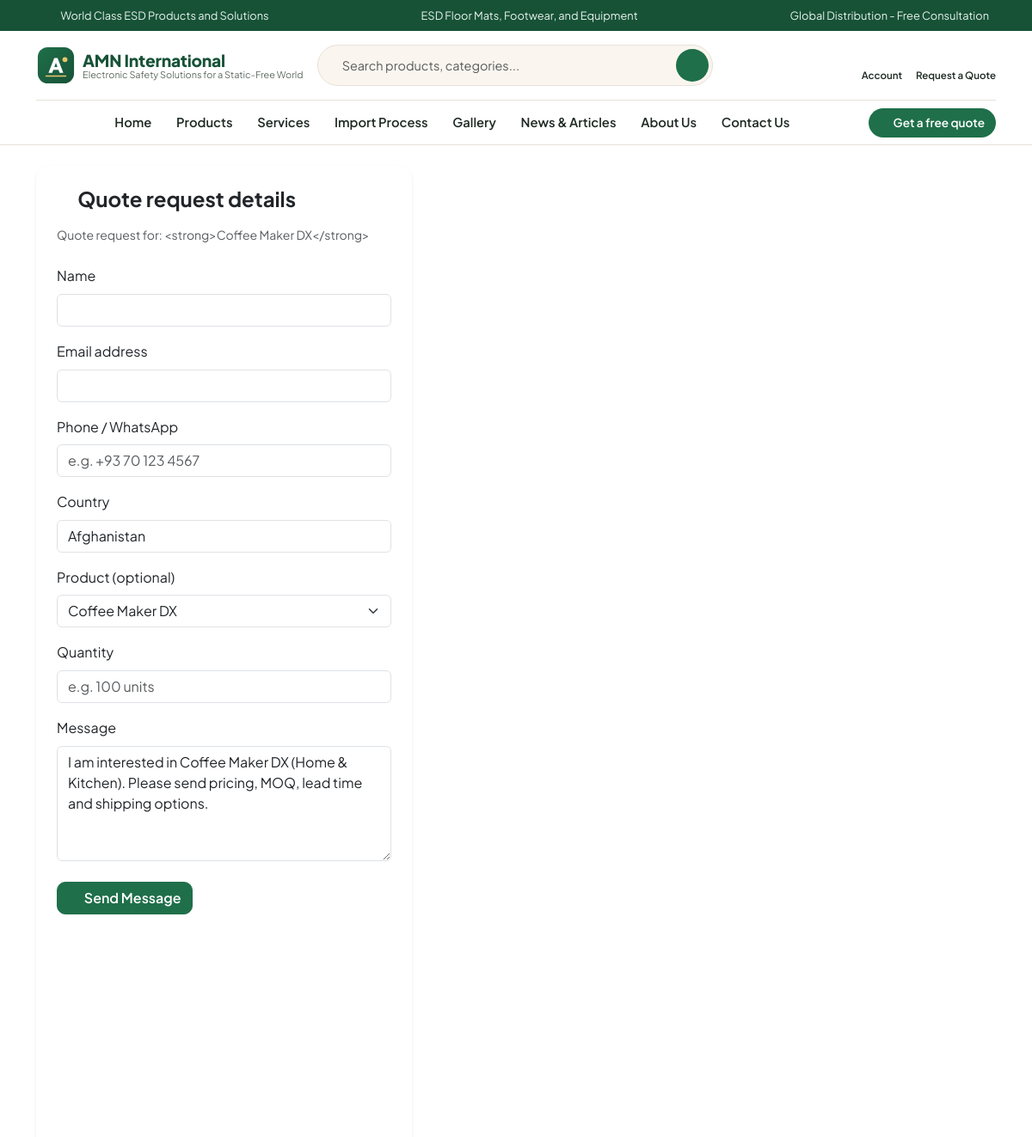
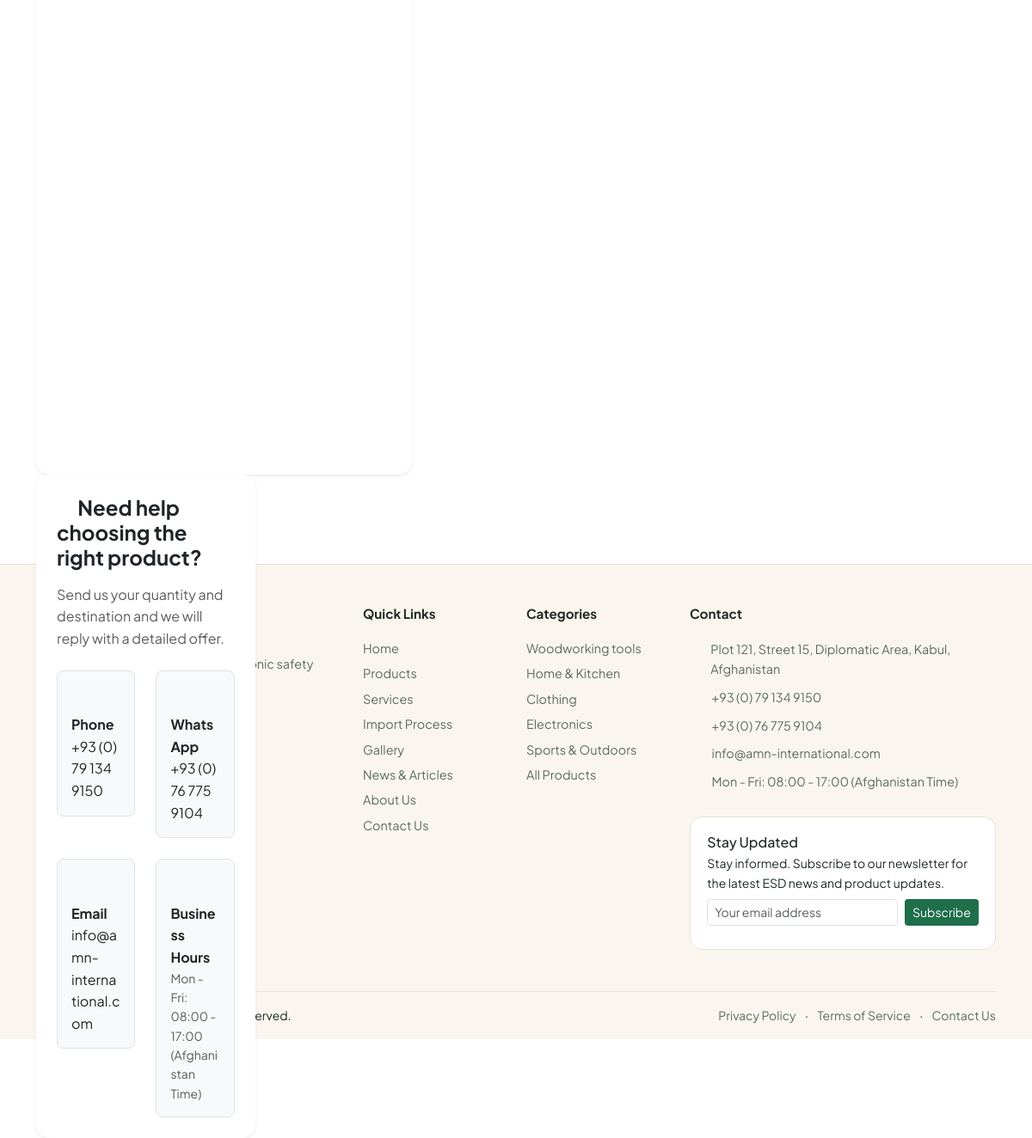
The app's page /quote?product=coffee-maker-dx with its own data (2 pictures, top to bottom).
### tables this page shows
CREATE TABLE `products` (
  `id` int(10) UNSIGNED NOT NULL,
  `category_id` int(10) UNSIGNED NOT NULL,
  `name` varchar(150) NOT NULL,
  `slug` varchar(150) NOT NULL,
  `description` text NOT NULL,
  `country_of_origin` varchar(100) DEFAULT NULL,
  `short_description` varchar(500) NOT NULL,
  `price_usd` decimal(12,2) DEFAULT NULL,
  `featured_image` varchar(255) DEFAULT NULL,
  `stock` int(11) NOT NULL DEFAULT 0,
  `availability_status` enum('in_stock','out_of_stock','made_to_order','unavailable') NOT NULL DEFAULT 'in_stock',
  `is_active` tinyint(1) NOT NULL DEFAULT 1,
  `is_featured` tinyint(1) NOT NULL DEFAULT 0,
  `is_new` tinyint(1) NOT NULL DEFAULT 0,
  `is_popular` tinyint(1) NOT NULL DEFAULT 0,
  `is_price_published` tinyint(1) NOT NULL DEFAULT 1,
  `seo_title` varchar(200) DEFAULT NULL,
  `seo_description` varchar(300) DEFAULT NULL,
  `created_at` datetime NOT NULL,
  `updated_at` datetime NOT NULL
);

CREATE TABLE `categories` (
  `id` int(10) UNSIGNED NOT NULL,
  `name` varchar(150) NOT NULL,
  `slug` varchar(150) NOT NULL,
  `description` text DEFAULT NULL,
  `image` varchar(255) DEFAULT NULL,
  `is_active` tinyint(1) NOT NULL DEFAULT 1,
  `sort_order` int(11) NOT NULL DEFAULT 0,
  `created_at` datetime NOT NULL,
  `updated_at` datetime NOT NULL
);

### app/Views/quote/index.php (the view, shortened to what the rows shown need)
<div class="section pt-4">
    <div class="container">
        <div class="row g-5">
            <div class="col-lg-5">
                <div class="card border-0 shadow-sm h-100 p-4 rounded-4">
                    <h2 class="h4 fw-bold mb-3"><?= icon('quote', 20) ?> <?= __('quote.form_title') ?></h2>
                    <p class="text-muted small mb-4"><?= e($product ? __('quote.for_product') . ': <strong>' . $product['name'] . '</strong>' : '') ?></p>
                    <form id="quote-form" action="<?= e(url('quote')) ?>" method="post" novalidate>
                        <div class="mb-3">
                            <label class="form-label"><?= __('fields.name') ?></label>
                            <input type="text" name="name" class="form-control" required maxlength="120">
                        </div>
                        <div class="mb-3">
                            <label class="form-label"><?= __('fields.email') ?></label>
                            <input type="email" name="email" class="form-control" required maxlength="190">
                        </div>
                        <div class="mb-3">
                            <label class="form-label"><?= __('fields.phone') ?></label>
                            <input type="tel" name="phone" class="form-control" placeholder="e.g. +93 70 123 4567" required maxlength="40">
                        </div>
                        <div class="mb-3">
                            <label class="form-label"><?= __('fields.country') ?></label>
                            <input type="text" name="country" class="form-control" value="Afghanistan" maxlength="80">
                        </div>
                        <div class="mb-3">
                            <label class="form-label"><?= __('quote.product_label') ?></label>
                            <select class="form-select" name="product_id">
                                <?php foreach ($products as $p): ?>
                                    <option value="<?= (int)$p['id'] ?>" <?= ($product && $p['id'] == $product['id'] ? 'selected' : '') ?>><?= e($p['name']) ?></option>
                                <?php endforeach; ?>
                            </select>
                        </div>
                        <div class="mb-3">
                            <label class="form-label"><?= __('fields.quantity') ?></label>
                            <input type="text" name="quantity" class="form-control" placeholder="e.g. 100 units" maxlength="60">
                        </div>
                        <div class="mb-4">
                            <label class="form-label"><?= __('fields.message') ?></label>
                            <textarea name="message" class="form-control" rows="5" required minlength="10" maxlength="4000"><?= $product ? 'I am interested in ' . $product['name'] . ' (' . $product['category_name'] . '). Please send pricing, MOQ, lead time and shipping options.' : '' ?></textarea>
                        </div>
                        <button class="btn btn-primary" type="submit"><?= icon('paper-plane', 16) ?> <?= __('common.send_message') ?></button>
                    </form>
                </div>
            <div class="col-lg-7">
                <div class="card border-0 shadow-sm p-4 rounded-4">
                    <h2 class="h4 fw-bold mb-3"><?= icon('headset', 20) ?> <?= __('common.need_help') ?></h2>
                    <p class="text-muted mb-4"><?= e(__('products.inquiry_text')) ?></p>
                    <div class="row g-4">
                        <div class="col-6">
                            <div class="border rounded-3 p-3 bg-light">
                                <div class="mb-2"><?= icon('phone', 20) ?></div>
                                <div class="fw-bold"><?= __('contact.phone') ?></div>
                                <a class="text-decoration-none text-reset" href="tel:<?= e(preg_replace('/[^0-9+]/', '', setting('phone'))) ?>"><?= e(setting('phone')) ?></a>
                            </div>
                        </div>
                        <div class="col-6">
                            <div class="border rounded-3 p-3 bg-light">
                                <div class="mb-2"><?= icon('whatsapp', 20) ?></div>
                                <div class="fw-bold"><?= __('contact.whatsapp') ?></div>
                                <a class="text-decoration-none text-reset" href="<?= e(setting('whatsapp_link')) ?>" target="_blank" rel="noopener"><?= e(setting('whatsapp')) ?></a>
                            </div>
                        </div>
                        <div class="col-6">
                            <div class="border rounded-3 p-3 bg-light">
                                <div class="mb-2"><?= icon('mail', 20) ?></div>
                                <div class="fw-bold"><?= __('contact.email') ?></div>
                                <a class="text-decoration-none text-reset" href="mailto:<?= e(setting('email')) ?>"><?= e(setting('email')) ?></a>
                            </div>
                        </div>
                        <div class="col-6">
                            <div class="border rounded-3 p-3 bg-light">
                                <div class="mb-2"><?= icon('clock', 20) ?></div>
                                <div class="fw-bold"><?= __('contact.hours') ?></div>
                                <div class="small text-muted"><?= e(setting('working_hours')) ?></div>
                            </div>
                        </div>
                    </div>
                </div>
            </div>
        </div>
    </div>
</div>

### app/Core/Router.php (shortened to what the rows shown need)
<?php
class Router
{
    private array $routes = [];
    public function add(string $method, string $pattern, array $handler): void
    {
        $regex = '#^' . preg_replace('#\{([a-zA-Z_]+)\}#', '(?P<$1>[^/]+)', trim($pattern, '/')) . '$#u';
        $this->routes[] = [
            'method'  => strtoupper($method),
            'pattern' => trim($pattern, '/'),
            'regex'   => $regex,
            'handler' => $handler,
        ];
    }
    public function dispatch(string $method, string $path): void
    {
        $path = trim(rawurldecode($path), '/');
        foreach ($this->routes as $route) {
            if (!preg_match($route['regex'], $path, $matches)) {
                continue;
            }
            $params = array_filter($matches, 'is_string', ARRAY_FILTER_USE_KEY);
            [$class, $action] = $route['handler'];
            $controller = new $class();
            $controller->$action(...array_values($params));
            return;
        }
    }
}

### app/Views/layouts/site.php (shortened to what the rows shown need)
<?php
$announcement = array_values(array_filter([
    setting('announcement_1', __('announcement.1')),
    setting('announcement_2', __('announcement.2')),
    setting('announcement_3', __('announcement.3')),
]));
?>
<!DOCTYPE html>
<html lang="<?= e(setting('site_language', 'en')) ?>">
<head>
    <link rel="stylesheet" href="https://cdn.jsdelivr.net/npm/bootstrap@5.3.2/dist/css/bootstrap.min.css">
    <link rel="stylesheet" href="<?= e(asset('css/site.css')) ?>">
</head>
<body class="d-flex flex-column min-vh-100">
<?php if ($announcement): ?>
<div class="announcement-bar">
    <div class="container d-flex flex-wrap justify-content-center justify-content-md-between align-items-center gap-2 py-1">
        <?php foreach ($announcement as $item): ?>
            <span class="announcement-item"><?= icon('check', 14) ?> <?= e($item) ?></span>
        <?php endforeach; ?>
    </div>
</div>
<?php endif; ?>
<header class="site-header sticky-top">
    <div class="container">
        <div class="header-main d-flex align-items-center gap-3 py-3">
            <a class="brand d-flex align-items-center gap-2 text-decoration-none" href="<?= e(url('/')) ?>">
                <img src="<?= e(upload_url(setting('company_logo', 'assets/images/logo.svg'))) ?>" alt="<?= e(setting('company_name')) ?> logo" class="brand-logo" width="46" height="46" onerror="this.src='<?= e(asset('images/logo.svg')) ?>'">
                <span class="brand-text">
                    <span class="brand-name"><?= e(setting('company_name')) ?></span>
                    <span class="brand-slogan"><?= e(setting('company_slogan')) ?></span>
                </span>
            </a>
            <form class="header-search d-none d-md-flex" action="<?= e(url('products')) ?>" method="get" role="search">
                <input id="header-search-input" type="search" name="q" class="form-control" placeholder="<?= e(__('common.search_products')) ?>" value="<?= e($_GET['q'] ?? '') ?>">
                <button class="btn btn-search" type="submit" aria-label="<?= e(__('common.search')) ?>"><?= icon('search', 18) ?></button>
            </form>
            <div class="header-actions d-flex align-items-center gap-3 ms-md-auto">
                <a class="header-action" href="<?= e(url('admin/login')) ?>">
                    <?= icon('headset', 22) ?>
                    <span><?= __('nav.login') ?></span>
                </a>
                <a class="header-action position-relative" href="<?= e(url('quote')) ?>">
                    <?= icon('quote', 22) ?>
                    <span><?= __('common.request_quote') ?></span>
                </a>
            </div>
        </div>
        <nav id="mainNav" class="main-nav collapse navbar-collapse" aria-label="Main navigation">
            <?php
            $navRaw = setting('nav_links', "Home|/\nProducts|/products\nServices|/services\nImport Process|/import-process\nGallery|/gallery\nNews & Articles|/news\nAbout Us|/about\nContact Us|/contact");
            $currentPath = parse_url($_SERVER['REQUEST_URI'] ?? '/', PHP_URL_PATH) ?? '/';
            $navItems = [];
            foreach (preg_split('/\r?\n/', $navRaw) as $line) {
                $parts = array_map('trim', explode('|', $line, 2));
                if (count($parts) === 2 && $parts[0] !== '' && $parts[1] !== '') {
                    $navItems[] = $parts;
                }
            }
            ?>
            <ul class="navbar-nav mx-auto">
                <?php foreach ($navItems as [$label, $path]): ?>
                    <?php $isActive = $path === '/' ? (rtrim($currentPath, '/') === rtrim(BASE_URL, '/')) : strpos($currentPath, BASE_URL . rtrim($path, '/')) !== false; ?>
                    <li class="nav-item">
                        <a class="nav-link<?= $isActive ? ' active' : '' ?>" href="<?= e(url($path)) ?>"><?= e($label) ?></a>
                    </li>
                <?php endforeach; ?>
            </ul>
            <a class="btn btn-nav-cta d-none d-lg-inline-flex" href="<?= e(url('quote')) ?>"><?= icon('quote', 16) ?> <?= e(__('common.free_quote')) ?></a>
        </nav>
    </div>
</header>
<main class="flex-grow-1">
    <?= $content ?>
</main>
<footer class="site-footer mt-5">
    <div class="container">
        <div class="row g-4 py-5">
            <div class="col-12 col-lg-4">
                <div class="footer-brand d-flex align-items-center gap-2 mb-3">
                    <span><?= e(setting('company_name')) ?></span>
                </div>
                <p class="footer-about"><?= e(setting('footer_about', __('footer.about_text'))) ?></p>
            </div>
            <div class="col-6 col-lg-2">
                <h5 class="footer-title"><?= __('footer.quick_links') ?></h5>
                <ul class="footer-links">
                    <?php foreach (array_slice($navItems, 0, 8) as [$label, $path]): ?>
                        <li><a href="<?= e(url($path)) ?>"><?= e($label) ?></a></li>
                    <?php endforeach; ?>
                </ul>
            </div>
            <div class="col-6 col-lg-2">
                <h5 class="footer-title"><?= __('footer.categories_title') ?></h5>
                <ul class="footer-links">
                    <?php foreach (\App\Models\Category::withCounts() as $cat): ?>
                        <li><a href="<?= e(url('products')) ?>?category=<?= (int)$cat['id'] ?>"><?= e($cat['name']) ?></a></li>
                    <?php endforeach; ?>
                    <li><a href="<?= e(url('products')) ?>"><?= __('common.all') ?> <?= __('common.products') ?></a></li>
                </ul>
            </div>
            <div class="col-12 col-lg-4">
                <h5 class="footer-title"><?= __('footer.contact_title') ?></h5>
                <ul class="footer-contact">
                    <li><?= icon('pin', 16) ?> <span><?= e(setting('office_address')) ?></span></li>
                    <li><?= icon('phone', 16) ?> <a href="tel:<?= e(preg_replace('/[^0-9+]/', '', setting('phone'))) ?>"><?= e(setting('phone')) ?></a></li>
                    <li><?= icon('whatsapp', 16) ?> <a href="<?= e(setting('whatsapp_link')) ?>" target="_blank" rel="noopener noreferrer"><?= e(setting('whatsapp')) ?></a></li>
                    <li><?= icon('mail', 16) ?> <a href="mailto:<?= e(setting('email')) ?>"><?= e(setting('email')) ?></a></li>
                    <li><?= icon('clock', 16) ?> <span><?= e(setting('working_hours')) ?></span></li>
                </ul>
                <div class="newsletter-box mt-4">
                    <h6 class="mb-1"><?= __('footer.newsletter_title') ?></h6>
                    <p class="small mb-2"><?= e(setting('newsletter_text', __('footer.newsletter_text'))) ?></p>
                    <form class="newsletter-form d-flex gap-2" action="<?= e(url('ajax/newsletter')) ?>" method="post" data-ajax="newsletter" novalidate>
                        <input id="newsletter-email" type="email" name="email" class="form-control form-control-sm" placeholder="<?= e(__('common.email_address')) ?>" required>
                        <button class="btn btn-sm btn-newsletter" type="submit"><?= __('common.subscribe') ?></button>
                    </form>
                </div>
            </div>
        </div>
        <div class="footer-bottom d-flex flex-wrap justify-content-between align-items-center gap-2 py-3">
            <p class="mb-0 small">&copy; <?= date('Y') ?> <?= e(setting('company_name')) ?>. <?= __('footer.rights') ?></p>
            <div class="footer-legal small">
                <a href="<?= e(url('about')) ?>"><?= __('footer.privacy') ?></a>
                <span class="mx-2">·</span>
                <a href="<?= e(url('about')) ?>"><?= __('footer.terms') ?></a>
                <span class="mx-2">·</span>
                <a href="<?= e(url('contact')) ?>"><?= __('common.contact') ?></a>
            </div>
        </div>
    </div>
</footer>
</body>
</html>

### records on screen
products: name "Quote request for: <strong>Coffee Maker DX</strong>", message "I am interested in Coffee Maker DX (Home & Kitchen). Please send pricing, MOQ, lead time and shipping options."
categories: name "Woodworking tools"
categories: name "Home & Kitchen"
categories: name "Clothing"
categories: name "Electronics"
categories: name "Sports & Outdoors"

### other values on screen
$item "World Class ESD Products and Solutions"
$item "ESD Floor Mats, Footwear, and Equipment"
$item "Global Distribution - Free Consultation"
$label "Home"
$label "Products"
$label "Services"
$label "Import Process"
$label "Gallery"
$label "News & Articles"
$label "About Us"
$label "Contact Us"
form field product_id "Coffee Maker DX"
